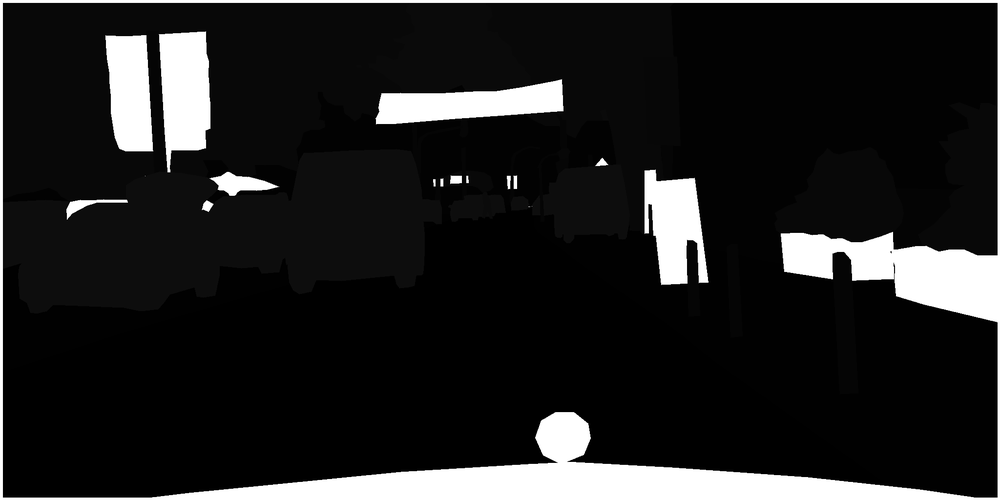
#> input picture figs_demo/label_test.png, 1000 x 500 px, shrunk from 2048 x 1024 before the run, found by its file name
$ python citytest.py
#> lines starting #> are read from the running program, lines starting #| are printed output that depends on the picture; after the words box and inside, x2 and y2 are one past the last pixel; in counts of white or black regions, pixels touching at a corner belong together
import numpy as np
import skimage.io as io

def show_label_max_class(img):
    img[img==255] = 0
    print(np.max(img))


if __name__ == '__main__':
    img = io.imread("../figs_demo/label_test.png")
#> img is the input picture: shape (500, 1000); min 0, max 255, mean 33.5
    show_label_max_class(img)
#> in show_label_max_class, `img[img==255] = 0`:
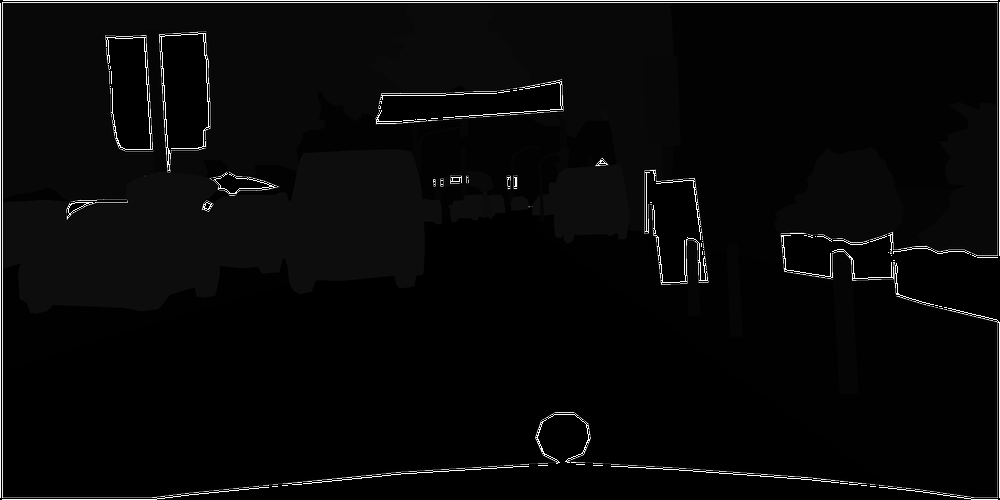
#> img: shape (500, 1000); 9.95% of pixels changed, all inside (x1, y1, x2, y2) = (0, 0, 1000, 500)
#| 254
